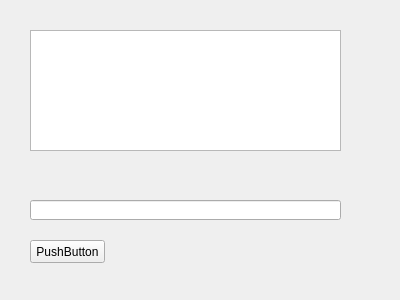
<?xml version="1.0" encoding="UTF-8"?>
<ui version="4.0">
 <class>HexWidget</class>
 <widget class="QWidget" name="HexWidget">
  <property name="geometry">
   <rect>
    <x>0</x>
    <y>0</y>
    <width>400</width>
    <height>300</height>
   </rect>
  </property>
  <property name="windowTitle">
   <string>HexWidget</string>
  </property>
  <widget class="QTextEdit" name="textEdit">
   <property name="geometry">
    <rect>
     <x>30</x>
     <y>30</y>
     <width>311</width>
     <height>121</height>
    </rect>
   </property>
  </widget>
  <widget class="QLineEdit" name="lineEdit">
   <property name="geometry">
    <rect>
     <x>30</x>
     <y>200</y>
     <width>311</width>
     <height>20</height>
    </rect>
   </property>
  </widget>
  <widget class="QPushButton" name="pushButton">
   <property name="geometry">
    <rect>
     <x>30</x>
     <y>240</y>
     <width>75</width>
     <height>23</height>
    </rect>
   </property>
   <property name="text">
    <string>PushButton</string>
   </property>
  </widget>
 </widget>
 <layoutdefault spacing="6" margin="11"/>
 <resources/>
 <connections/>
</ui>
